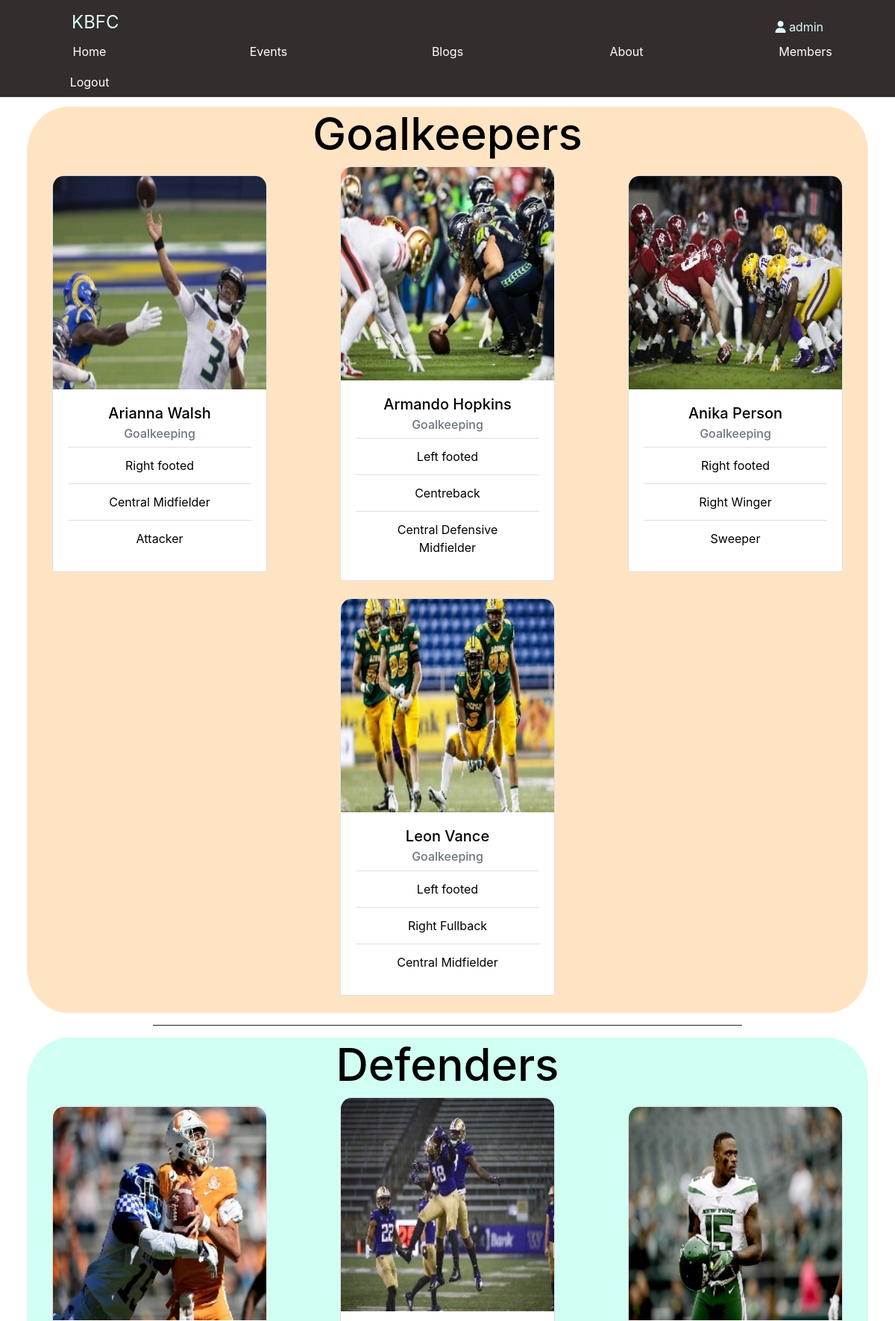
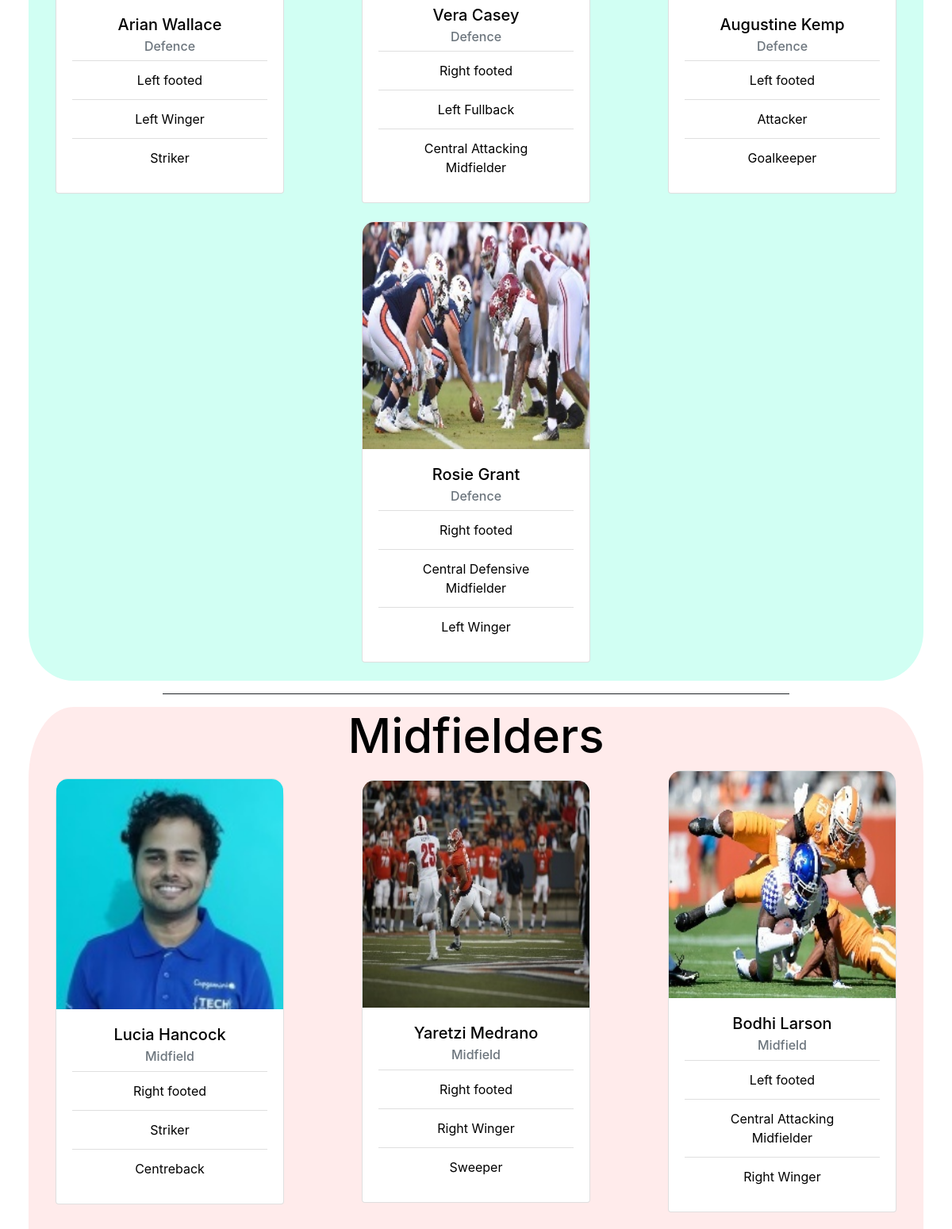
Screenshot of /members/ (signed in, upper part) with the database file from the repository (2 pictures, top to bottom).
### members/models.py (models this page shows, shortened)
class MemberList(models.Model):
    name = models.CharField(
        max_length=100,
        blank=False,
        null=False,
        help_text="Name of Member"
    )
    image = models.ImageField(upload_to='upload/')
    preferred_foot = models.ForeignKey(Foot,
        on_delete=models.CASCADE,
        blank=False,
        null=False,
        help_text="Preferred Foot",
        related_name = "preferred_foot"
    )
    phone = PhoneNumberField(
        blank=False,
        help_text="Phone number with country code"
    )
    pune_address = models.TextField(
        max_length=300,
        blank=False,
        null=False,
        help_text="Pune Address of Member"
    )
    kolhapur_address = models.TextField(
        max_length=300,
        blank=False,
        null=False,
        help_text="Kolhapur Address of Member"
    )
    birthdate = models.DateField(
        blank=False,
        help_text="Birth date of the member"
    )
    area_of_expertise = models.ForeignKey(Expertise,
        on_delete=models.CASCADE,
        blank=False,
        null=False,
        help_text="Attack, Medfield, Defence or Goalkeeping",
        related_name = "area_of_expertise"
    )
    preferred_field_position = models.ForeignKey(FieldPosition,
        on_delete=models.CASCADE,
        blank=False,
        null=False,
        help_text="Preferred field position",
        related_name = "preferred_field_position"
    )
    secondary_field_position = models.ForeignKey(FieldPosition,
        on_delete=models.CASCADE,
        blank=False,
        null=False,
        help_text="Secondary field position",
        related_name = "secondary_field_position"
    )
    profession = models.ForeignKey(Profession,
        on_delete=models.CASCADE,
        blank=False,
        null=False,
        help_text="Profession"
    )
    current_company = models.ForeignKey(Company,
        on_delete=models.CASCADE,
        blank=False,
        null=False,
        help_text="Profession"
    )
    favorite_club = models.ForeignKey(Club,
        on_delete=models.CASCADE,
        blank=False,
        null=False,
        help_text="Favorite Club"
    )
    favorite_player = models.ForeignKey(Player,
        on_delete=models.CASCADE,
        blank=False,
        null=False,
        help_text="Favorite Player"
    )
    class Meta():
        verbose_name_plural = "KBFC Member List"

class Expertise(models.Model):
    name = models.CharField(
        max_length=50,
        blank=False,
        null=False,
        help_text="Attack, Midfield, Defence or Goalkeeping",
        default="Midfield"
    )
    def __str__(self):
        return self.name
    class Meta:
        verbose_name_plural = "Expertise"

class Foot(models.Model):
    name = models.CharField(
        max_length=10,
        blank=False,
        null=False,
        help_text="Preferred Foot",
    )
    def __str__(self):
        return self.name
    class Meta:
        verbose_name_plural = "Preferred Foot"

class FieldPosition(models.Model):
    name = models.CharField(
        max_length=100,
        blank=False,
        null=False,
        help_text="Field Position"
    )
    def __str__(self):
        return self.name
    class Meta:
        verbose_name_plural = "Field Position"

### members/views.py (the view)
# urls.py: path("", memberlist, name="memberlist"),
def memberlist(request):
    attack_obj = Expertise.objects.get(name='Attack')
    midfield_obj = Expertise.objects.get(name='Midfield')
    defence_obj = Expertise.objects.get(name='Defence')
    gk_obj = Expertise.objects.get(name='Goalkeeping')
    all_members = MemberList.objects.all()
    attack_members = all_members.filter(area_of_expertise=attack_obj)
    midfield_members = all_members.filter(area_of_expertise=midfield_obj)
    defence_members = all_members.filter(area_of_expertise=defence_obj)
    gk_members = all_members.filter(area_of_expertise=gk_obj)
    ctx = {
        "attack_members":attack_members,
        "midfield_members":midfield_members,
        "defence_members":defence_members,
        "gk_members":gk_members,
    }
    return render(request, "members/memberlist.html", ctx)

### members/templates/members/memberlist.html (shortened to what this page needs)
{% include 'home/header.html' %} {% include 'home/messages.html' %} {%block memberlist%}
{% load static %}
{% if user.is_authenticated %}
<div class="container-member" style="background-color: bisque;">
	<h1>Goalkeepers</h1>
	<div class="row">
		{% if gk_members %} {% for member in gk_members %}
		<div class="col-md-4 col-sm-6" style="padding: 0 0 2% 0; margin: auto;">
			<div
				class="card card-cust"
				style="width: 18rem; margin: auto;">
				<img
					src= "{{member.image.url}}"
					class="card-img-top card-img-cust"
					alt="..." />
				<div class="card-body">
					<h5 class="card-title">{{member.name}}</h5>
					<h6 class="card-subtitle mb-2 text-muted">
						{{member.area_of_expertise}}
					</h6>
					<ul class="list-group list-group-flush">
						<li class="list-group-item">{{member.preferred_foot}} footed</li>
						<li class="list-group-item">{{member.preferred_field_position}}</li>
						<li class="list-group-item">{{member.secondary_field_position}}</li>
					</ul>
				</div>
			</div>
		</div>
		{% endfor %} {% else %} No Attackers on the Roster {% endif %}
	</div>
</div>
<hr>
<div class="container-member" style="background-color: #D1FFF3;">
	<h1>Defenders</h1>
	<div class="row">
		{% if defence_members %} {% for member in defence_members %}
		<div class="col-md-4 col-sm-6" style="padding: 0 0 2% 0; margin: auto;">
			<div
				class="card card-cust"
				style="width: 18rem; margin: auto;">
				<img
					src= "{{member.image.url}}"
					class="card-img-top card-img-cust"
					alt="..." />
				<div class="card-body">
					<h5 class="card-title">{{member.name}}</h5>
					<h6 class="card-subtitle mb-2 text-muted">
						{{member.area_of_expertise}}
					</h6>
					<ul class="list-group list-group-flush">
						<li class="list-group-item">{{member.preferred_foot}} footed</li>
						<li class="list-group-item">{{member.preferred_field_position}}</li>
						<li class="list-group-item">{{member.secondary_field_position}}</li>
					</ul>
				</div>
			</div>
		</div>
		{% endfor %} {% else %} No Attackers on the Roster {% endif %}
	</div>
</div>
<hr>
<div class="container-member" style="background-color: #FFEBEB;">
	<h1>Midfielders</h1>
	<div class="row">
		{% if midfield_members %} {% for member in midfield_members %}
		<div class="col-md-4 col-sm-6" style="padding: 0 0 2% 0; margin: auto;">
			<div
				class="card card-cust"
				style="width: 18rem; margin: auto;">
				<img
					src= "{{member.image.url}}"
					class="card-img-top card-img-cust"
					alt="..." />
				<div class="card-body">
					<h5 class="card-title">{{member.name}}</h5>
					<h6 class="card-subtitle mb-2 text-muted">
						{{member.area_of_expertise}}
					</h6>
					<ul class="list-group list-group-flush">
						<li class="list-group-item">{{member.preferred_foot}} footed</li>
						<li class="list-group-item">{{member.preferred_field_position}}</li>
						<li class="list-group-item">{{member.secondary_field_position}}</li>
					</ul>
				</div>
			</div>
		</div>
		{% endfor %} {% else %} No Attackers on the Roster {% endif %}
	</div>
</div>
{% else %} Please Login First {% endif %} {%endblock%}
{% include 'home/footer.html' %}

### home/templates/home/header.html (shortened to what this page needs)
<!DOCTYPE html>
<html>
  <head>
    <link rel="stylesheet" href="https://cdn.jsdelivr.net/npm/bootstrap@4.0.0/dist/css/bootstrap.min.css">
    {% load static %}
    <link rel="stylesheet" href="{% static '/style.css' %}" />
  </head>
  <body>
    <div id="navbar">
      <div style="display : flex; flex-direction : row;">
      <div id="indo"><a href="{%url 'home:homepage'%}"> KBFC </a></div>
      <div id="user">
        <i class="fa fa-user" aria-hidden="true"></i>
        {% if user.is_authenticated %}
        {{user.username}}
        {%else%}
         Guest
        {%endif%}
      </div>
      </div>
      <div id="navdiv">
        <ul class="nav nav-tabs">
          <li class="nav-item">
            <a class="nav-link" aria-current="page" href="{% url 'home:homepage' %}"
              >Home</a
            >
          </li>
          <li class="nav-item">
            <a class="nav-link" aria-current="page" href="{% url 'events:eventlist' %}"
              >Events</a
            >
          </li>
          <li class="nav-item">
            <a class="nav-link" aria-current="page" href="{% url 'blogs:blogs_list' %}"
              >Blogs</a
            >
          </li>
          <li class="nav-item">
            <a class="nav-link" aria-current="page" href="{% url 'home:about' %}"
              >About</a
            >
          </li>
          {% if user.is_authenticated %}
          <li class="nav-item">
            <a class="nav-link" href="{%url 'members:memberlist'%}">Members</a>
          </li>
          <li class="nav-item">
            <a class="nav-link" href="{%url 'home:logout'%}">Logout</a>
          </li>
          {% else %}
          <li class="nav-item navs">
            <a class="nav-link" href="{%url 'home:login'%}">Login</a>
          </li>
          {% endif %}
        </ul>
      </div>
    </div>
<div class="bodycontent">

### static/style.css (style rules this page uses)
.nav-item { width:20%; font-size: 1em; }
.bodycontent { padding: 1% 3%; min-height: 800px; }
#navbar { text-align:center; background-color: #332d2d; color: white; }
#navbar a { color: white; }
#indo { font-size: 1.5em; text-align: left; padding: 1% 0% 0% 8%; width:50%; }
#indo a { color:rgb(222, 250, 250); }
#user { font-size: 1em; text-align: right; padding: 2% 8% 0% 0%; width:50%; color:rgb(222, 250, 250); }
.container-member { position: relative; text-align: center; color: black; margin: auto; border-radius: 5%; }
hr { border-top: 1px solid; width: 70%; }
.card-cust { border-top-right-radius: 5%; border-top-left-radius: 5%; }
.card-img-cust { border-top-right-radius: 5%; border-top-left-radius: 5%; }
h1 { font-size:5vw; }

### rows the page displays
MemberList: image (picture), name "Arianna Walsh", area_of_expertise "Goalkeeping", preferred_foot "Right", preferred_field_position "Central Midfielder", secondary_field_position "Attacker"
MemberList: image (picture), name "Armando Hopkins", area_of_expertise "Goalkeeping", preferred_foot "Left", preferred_field_position "Centreback", secondary_field_position "Central Defensive Midfielder"
MemberList: image (picture), name "Anika Person", area_of_expertise "Goalkeeping", preferred_foot "Right", preferred_field_position "Right Winger", secondary_field_position "Sweeper"
MemberList: image (picture), name "Leon Vance", area_of_expertise "Goalkeeping", preferred_foot "Left", preferred_field_position "Right Fullback", secondary_field_position "Central Midfielder"
MemberList: image (picture), name "Arian Wallace", area_of_expertise "Defence", preferred_foot "Left", preferred_field_position "Left Winger", secondary_field_position "Striker"
MemberList: image (picture), name "Vera Casey", area_of_expertise "Defence", preferred_foot "Right", preferred_field_position "Left Fullback", secondary_field_position "Central Attacking Midfielder"
MemberList: image (picture), name "Augustine Kemp", area_of_expertise "Defence", preferred_foot "Left", preferred_field_position "Attacker", secondary_field_position "Goalkeeper"
MemberList: image (picture), name "Rosie Grant", area_of_expertise "Defence", preferred_foot "Right", preferred_field_position "Central Defensive Midfielder", secondary_field_position "Left Winger"
MemberList: image (picture), name "Lucia Hancock", area_of_expertise "Midfield", preferred_foot "Right", preferred_field_position "Striker", secondary_field_position "Centreback"
MemberList: image (picture), name "Yaretzi Medrano", area_of_expertise "Midfield", preferred_foot "Right", preferred_field_position "Right Winger", secondary_field_position "Sweeper"
MemberList: image (picture), name "Bodhi Larson", area_of_expertise "Midfield", preferred_foot "Left", preferred_field_position "Central Attacking Midfielder", secondary_field_position "Right Winger"

### other values shown
{{ user.username }} "admin"
